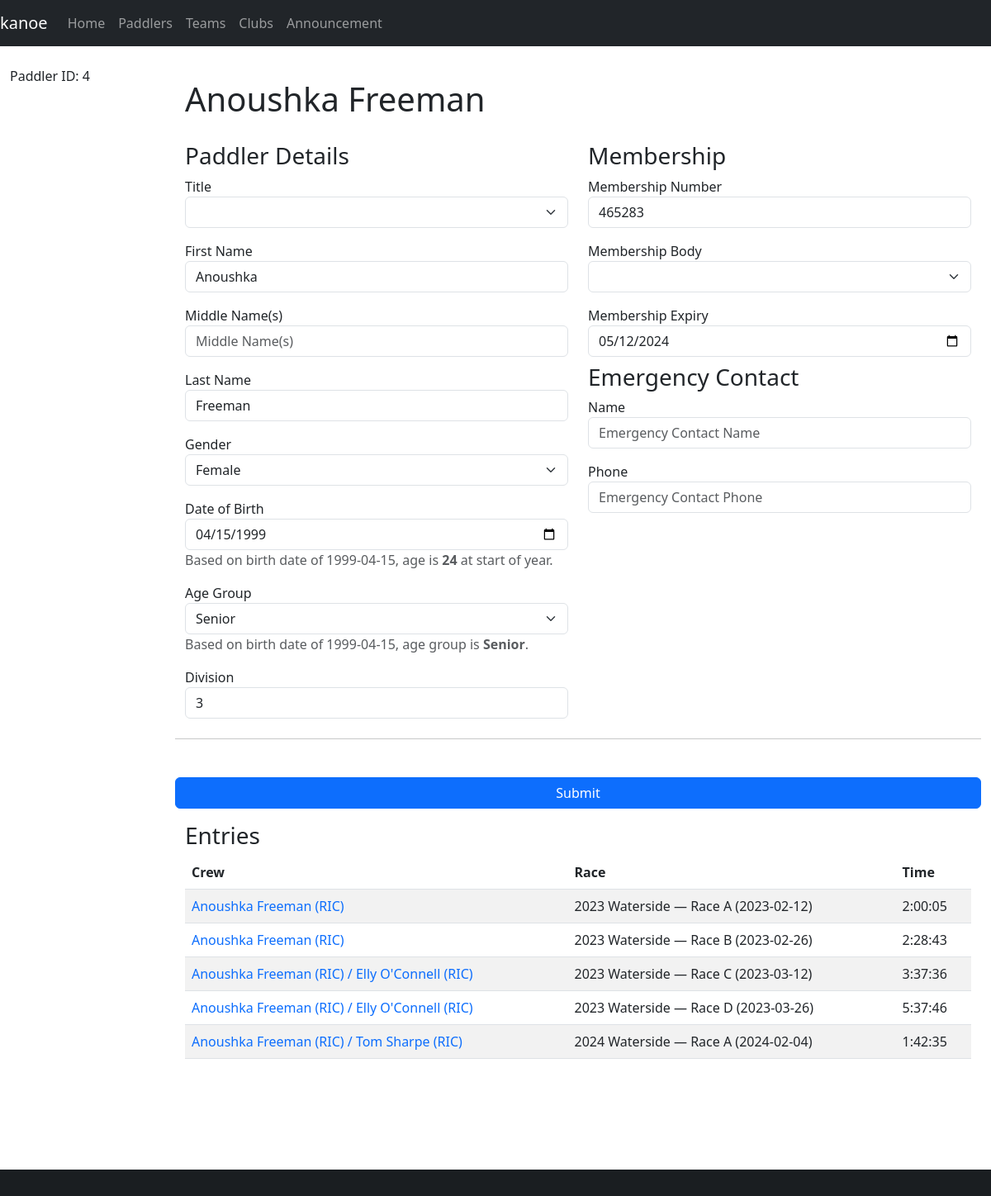
/paddler/4, run on an earlier commit of the app's database.
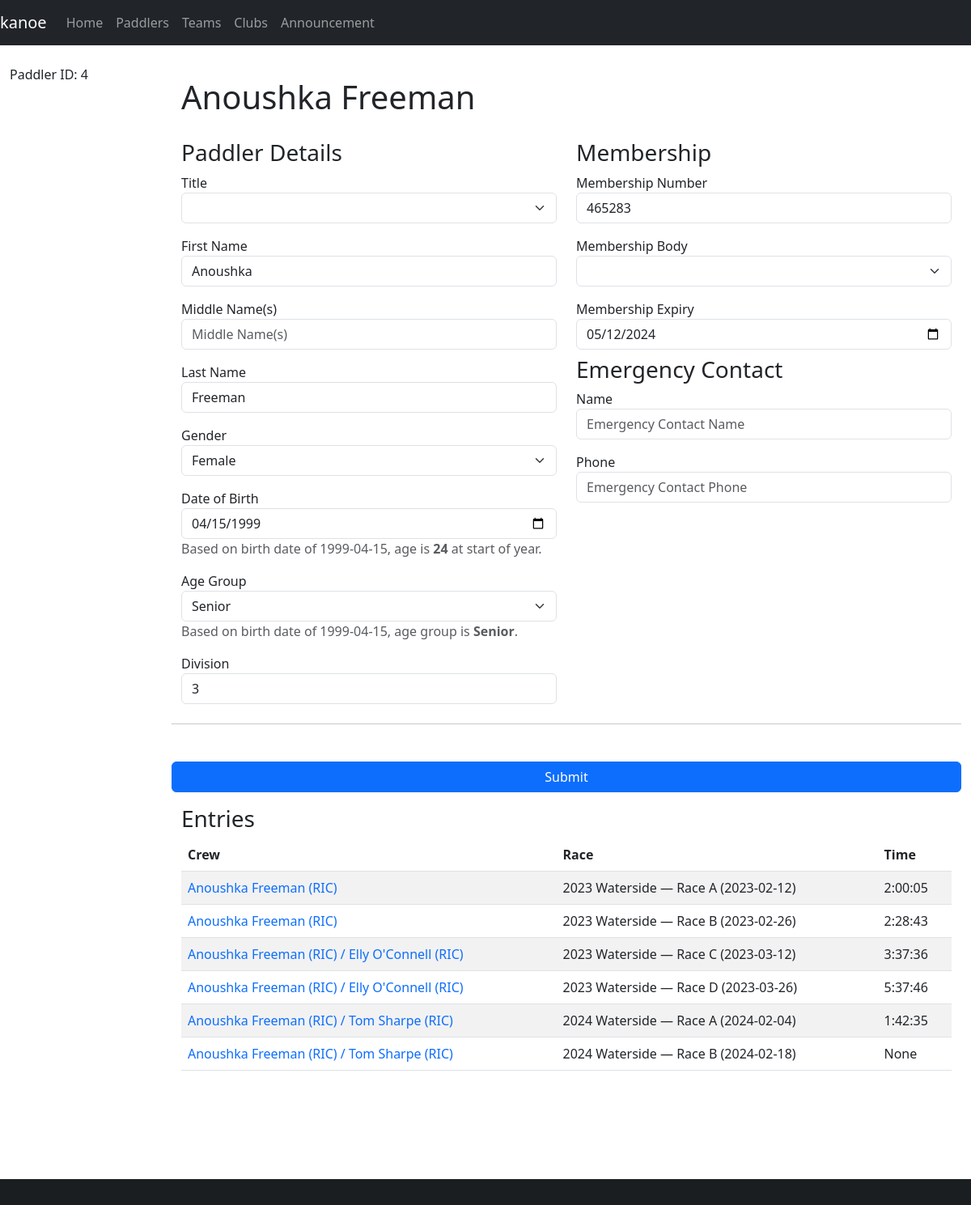
And on a later commit of the database.
### database/database/paddler.py (models this page shows, shortened)
class Paddler(Base):
    __tablename__ = "paddler"
    id = Column(Integer, primary_key=True)
    membership_number = Column(Integer)
    membership_expiry = Column(Date)
    membership_body_id = Column(Integer, ForeignKey(MembershipBody.id))
    division = Column(Integer)
    title = Column(String)
    first = Column(String)
    middle = Column(String)
    last = Column(String)
    gender = Column(String(1))
    suffix = Column(String)
    dob = Column(Date)
    address = Column(String)
    email = Column(String)
    phone = Column(String)
    emergency_name = Column(String)
    emergency_phone = Column(String)
    age_group_id = Column(Integer, ForeignKey(AgeGroup.id), index=True)
    age_group = relationship(AgeGroup, backref="paddlers", lazy="joined")
    membership_body = relationship(MembershipBody, backref="paddlers", lazy="joined")
    @hybrid_property
    def name(self):
        return combine_names(self.first, self.middle, self.last)
    def __repr__(self):
        return f"Paddler(id={self.id}, name='{self.name}', division={self.division or '?'})"
    @property
    def age(self):
        newyear = date(date.today().year, 1, 1)
        age = newyear.year - self.dob.year
        if (self.dob.month, self.dob.day) > (newyear.month, newyear.day):
            age -= 1
        return age
    @property
    def age_group_calculated(self):
        age = self.age
        if not age:
            return None
        elif age < 19:
            return "Junior"
        elif age >= 50:
            return "Master"
        elif age >= 35:
            return "Veteran"
        else:
            return "Senior"

### database/database/age_group.py (models this page shows, shortened)
class AgeGroup(Base):
    __tablename__ = "age_group"
    id = Column(Integer, primary_key=True)
    label = Column(String)
    def __str__(self):
        return self.label

### database/database/crew.py (models this page shows)
class Crew(Base):
    __tablename__ = "crew"
    id = Column(Integer, primary_key=True)
    paddler_id = Column(Integer, ForeignKey(Paddler.id), index=True)
    club_id = Column(String(3), ForeignKey(Club.id), index=True)
    entry_id = Column(Integer, ForeignKey(Entry.id), index=True)
    team_id = Column(Integer, ForeignKey(Team.id), index=True)
    services = Column(Boolean, server_default=expression.false())
    due = Column(Numeric)
    paid = Column(Numeric)
    team = relationship(Team, backref="crews", lazy="joined")
    paddler = relationship(Paddler, backref="crews", lazy="joined")
    club = relationship("Club", backref="crews", lazy="joined")
    entry = relationship(Entry, lazy="joined", overlaps="crews")
    def __repr__(self):
        club_id = f"{self.club.id}" if self.club else "None"
        entry_id = f"{self.entry.id}" if self.entry else "None"
        return f"Crew(id={self.id}, name='{self.paddler.name}', club_id={club_id}, entry_id={entry_id})"
    def __str__(self):
        club = f" ({self.club.code})" if self.club else ""
        return f"{self.paddler.name}{club}"

### database/database/club.py (models this page shows, shortened)
class Club(Base):
    __tablename__ = "club"
    id = Column(Integer, primary_key=True)
    name = Column(String)
    code_regex = Column(String())
    services = Column(Boolean, server_default=expression.false())
    @property
    def code(self):
        return self.code_regex.split("|")[0]

### database/database/race.py (models this page shows, shortened)
class Race(Base):
    __tablename__ = "race"
    __table_args__ = (UniqueConstraint("name", "date", name="uq_race_name_date"),)
    id = Column(Integer, primary_key=True)
    name = Column(String, nullable=False)
    date = Column(Date, nullable=False)
    series_id = Column(Integer, ForeignKey(Series.id), index=True)
    time_min_start = Column(String)
    time_max_start = Column(String)
    time_min_finish = Column(String)
    time_max_finish = Column(String)
    time_adjustment = Column(Integer)
    series = relationship(Series, backref="races", lazy="joined")
    def __str__(self):
        return "%s (%s)" % (self.name, self.date)

### database/database/entry.py (models this page shows, shortened)
class Entry(Base):
    __tablename__ = "entry"
    id = Column(Integer, primary_key=True)
    race_id = Column(Integer, ForeignKey(Race.id), index=True)
    category_id = Column(Integer, ForeignKey(Category.id), index=True)
    boat_type = Column(boat_type, index=True)
    entry_number = Column(Integer)
    series_id = Column(Integer, ForeignKey(Series.id), index=True)
    time_start = Column(String)
    time_finish = Column(String)
    time_adjustment = Column(Integer)
    registered = Column(Boolean, default=False, nullable=False)
    retired = Column(Boolean, default=False, nullable=False)
    scratched = Column(Boolean, default=False, nullable=False)
    disqualified = Column(Boolean, default=False, nullable=False)
    note = Column(Text)
    category = relationship(Category, backref="entries", lazy="joined")
    race = relationship(Race, backref="entries", lazy="joined")
    race_number = relationship("Number", secondary="number_entry", uselist=False)
    crews = relationship("Crew", lazy="joined", order_by="Crew.paddler_id")
    def __str__(self):
        names = sorted([str(crew) for crew in self.crews])
        return " / ".join(names)
    @property
    def time(self):
        if self.time_start and self.time_finish:
            time_start = datetime.datetime.strptime(self.time_start, "%H:%M:%S")
            time_finish = datetime.datetime.strptime(self.time_finish, "%H:%M:%S")
            return (
                time_finish
                - time_start
                + datetime.timedelta(seconds=(self.time_adjustment or 0))
            )
        else:
            return None

### paddle/views/paddler.py (the view, shortened to what this page needs)
@blueprint.route("/paddler/<paddler_id>", methods=("GET", "POST"))
@blueprint.route("/paddler/", defaults={"paddler_id": None}, methods=("GET", "POST"))
@login_required
def paddler(paddler_id):
    if paddler_id:
        paddler = session.get(db.Paddler, paddler_id)
    else:
        paddler = None
    age_groups = session.query(db.AgeGroup).all()
    membership_bodies = session.query(db.MembershipBody).all()
    if paddler:
        logging.debug(f"* {repr(paddler)}")
        logging.debug("  Crews:")
        for crew in paddler.crews:
            logging.debug(f"    - {repr(crew)}")
    return render_template(
        "paddler.j2",
        paddler=paddler,
        age_groups=age_groups,
        membership_bodies=membership_bodies,
    )

### database/database/paddler.py (called while the page is built)
def combine_names(first, middle, last):
    name = [first, middle, last]
    name = list(filter(lambda item: item is not None, name))
    name = " ".join(name)
    name = name.strip()
    return name

### paddle/templates/paddler.j2 (shortened to what this page needs)
{% extends "base-fluid.j2" %}
{% from "macros.j2" import find_value %}
{% block content %}
<h1>{% if paddler.name %}{{ paddler.name }}{% else %}New Paddler{% endif %}</h1>
<form method="post">
    <div class="row">
        <div class="col-sm-6">
            <h3>Paddler Details</h3>
            <div class="mb-3">
                <label for="title">Title</label>
                <select class="form-select" class="form-control" id="title" name="title">
                    <option value=""></option>
                    <option {% if paddler.title=="Mr" %}selected {% endif %}value="Mr">Mr</option>
                </select>
            </div>
            <div class="mb-3">
                <label for="first">First Name</label>
                <input type="text" class="form-control" id="first" name="first" placeholder="First Name"
                    value="{{ find_value(request.form['first'], paddler.first) }}">
            </div>
            <div class="mb-3">
                <label for="middle">Middle Name(s)</label>
                <input type="text" class="form-control" id="middle" name="middle" placeholder="Middle Name(s)"
                    value="{{ find_value(request.form['middle'], paddler.middle) }}">
            </div>
            <div class="mb-3">
                <label for="last">Last Name</label>
                <input type="text" class="form-control" id="last" name="last" placeholder="Last Name"
                    value="{{ find_value(request.form['last'], paddler.last) }}">
            </div>
            <div class="mb-3">
                <label for="last">Gender</label>
                <select class="form-select form-select" name="gender">
                    <option value="F" {% if paddler.gender=="F" %}selected{% endif %}>Female</option>
                </select>
            </div>
            <div class="mb-3">
                <label for="dob">Date of Birth</label>
                <input id="dob" name="dob" class="form-control" type="date"
                    value="{{ find_value(request.form['dob'], paddler.dob) }}">
                {% if paddler.dob %}
                <p class="text-muted">Based on birth date of {{ paddler.dob }}, age is <strong>{{ paddler.age }}</strong> at start of year.</p>
                {% endif %}
            </div>
            <div class="mb-3">
                <label>Age Group</label>
                <select class="form-select form-select{% if not paddler.age_group or paddler.age_group|string != paddler.age_group_calculated %} is-invalid{% endif %}" name="age_group_id">
                    {% for age_group in age_groups %}
                    <option value="{{ age_group.id }}" {% if paddler.age_group_id==age_group.id %}selected{% endif %}>
                        {{ age_group.label }}
                    </option>
                    {% endfor %}
                </select>
                {% if paddler.dob %}
                <p class="text-muted">Based on birth date of {{ paddler.dob }}, age group is <strong>{{ paddler.age_group_calculated }}</strong>.</p>
                {% endif %}
            </div>
            <div>
                <label for="division">Division</label>
                <input type="number" class="form-control" id="division" name="division" min="1" max="9"
                    value="{{ find_value(request.form['division'], paddler.division) }}">
            </div>
        </div>
        <div class="col-sm-6">
            <h3>Membership</h3>
            <div class="mb-3">
                <label for="membership_number">Membership Number</label>
                <input type="text" class="form-control" id="membership_number" name="membership_number" placeholder="Membership Number"
                    value="{{ find_value(request.form['membership_number'], paddler.membership_number) }}">
            </div>
            <div class="mb-3">
                <label for="membership_body">Membership Body</label>
                <select class="form-select" class="form-control" name="membership_body_id">
                    <option value=""></option>
                    {% for membership_body in membership_bodies %}
                    <option {% if paddler.membership_body_id==membership_body.id %}selected {% endif %} value={{ membership_body.id }}>{{ membership_body.acronym }} ({{ membership_body.name }})</option>
                    {% endfor %}
                </select>
            </div>
            <div>
                <label for="bcu_expiry">Membership Expiry</label>
                <input type="date" class="form-control" id="membership_expiry" name="membership_expiry"
                    value="{{ find_value(request.form['membership_expiry'], paddler.membership_expiry) }}">
            </div>
            <h3 class="mt-2">Emergency Contact</h3>
            <div class="mb-3">
                <label for="emergency_name">Name</label>
                <input type="text" class="form-control" id="emergency_name" name="emergency_name"
                    placeholder="Emergency Contact Name"
                    value="{{ find_value(request.form['emergency_name'], paddler.emergency_name) }}">
            </div>
            <div>
                <label for="emergency_phone">Phone</label>
                <input type="text" class="form-control" id="emergency_phone" name="emergency_phone"
                    placeholder="Emergency Contact Phone"
                    value="{{ find_value(request.form['emergency_phone'], paddler.emergency_phone) }}">
            </div>
        </div>
        <hr class="my-4">
        <button type="submit" class="btn btn-primary">Submit</button>
    </div>
</form>
<h3 class="mt-3">Entries</h3>
<table class="table table-striped">
    <thead>
        <tr>
            <th>Crew</th>
            <th>Race</th>
            <th>Time</th>
        </tr>
    </thead>
    <tbody>
    {% for crew in paddler.crews %}
        <tr>
            <td>
                <a href="{{ url_for('kanoe.entry', entry_id=crew.entry.id) }}">{{ crew.entry }}</a>
            </td>
            <td>
                {{ crew.entry.race }}
            </td>
            <td>
                {{ crew.entry.time }}
            </td>
        </tr>
    {% endfor %}
    </tbody>
</table>
{% endblock %}
{% block sidebar %}
{% include 'sidebar-paddler.j2' %}
{% endblock %}

### paddle/templates/base-fluid.j2 (shortened to what this page needs)
{% import 'common/colour.j2' as colour %}
<!doctype html>
<html lang="en">
<head>
    {% block head %}
    {% include 'common/load-css.j2' %}
    {% endblock %}
</head>
<body>
    <header>
        {% include 'common/navbar.j2' %}
    </header>
    <div class="container-fluid">
        <div class="row">
            <nav class="col-md-2 d-none d-md-block sidebar">
                <div class="sidebar-sticky">
                    {% block sidebar %}
                    {% endblock %}
                </div>
            </nav>
            <main role="main" class="col-md-9 ml-sm-auto col-lg-10 pt-3 px-4">
                {% block content %}
                {% endblock %}
            </main>
        </div>
    </div>
    <footer>
        {% include 'common/footer.j2' %}
    </footer>
</body>
</html>

### paddle/templates/macros.j2 (shortened to what this page needs)
{% macro find_value(form, variable) -%}
{% if form %}{{ form }}{% else %}{% if variable and variable is not none %}{{ variable }}{% endif %}{%
endif %}
{%- endmacro -%}

### paddle/templates/common/load-css.j2
<link rel="stylesheet" type="text/css" href="/css/bootstrap-5.3.0.min.css">
<link rel="stylesheet" type="text/css" href="/css/styles.css">
{% include 'common/load-css-font-awesome.j2' %}

### paddle/templates/common/load-css-font-awesome.j2
<link rel="stylesheet" type="text/css" href="/css/font-awesome-all-6.2.0.min.css">

### paddle/templates/common/navbar.j2 (shortened to what this page needs)
<nav class="navbar navbar-expand-md navbar-dark fixed-top bg-dark">
    <a class="navbar-brand" href="{{ url_for('kanoe.races') }}">kanoe</a>
    <div class="collapse navbar-collapse" id="navbarsExampleDefault">
        <ul class="navbar-nav mr-auto">
            <li class="nav-item active">
                <a class="nav-link" href="{{ url_for('kanoe.races') }}">Home</a>
            </li>
            {% if session["user"] or config['LOGIN_DISABLED'] %}
            <li class="nav-item active">
                <a class="nav-link" href="{{ url_for('kanoe.paddlers') }}">Paddlers</a>
            </li>
            <li class="nav-item active">
                <a class="nav-link" href="{{ url_for('kanoe.teams') }}">Teams</a>
            </li>
            <li class="nav-item active">
                <a class="nav-link" href="{{ url_for('kanoe.clubs') }}">Clubs</a>
            </li>
            <li class="nav-item active">
                <a class="nav-link" href="{{ url_for('kanoe.announcement') }}">Announcement</a>
            </li>
            {% endif %}
        </ul>
    </div>
</nav>

### paddle/templates/sidebar-paddler.j2 (shortened to what this page needs)
{% if paddler %}
<p>Paddler ID: {{ paddler.id }}</p>
{% endif %}

### paddle/templates/common/footer.j2
<div class="footer fixed-bottom mt-auto bg-dark text-center text-white">
  <div class="text-center p-3" style="background-color: rgba(0, 0, 0, 0.2);">
  </div>
</div>

### paddle/static/css/styles.css (style rules this page uses)
:root { --colour-yellow: #fed00c; --colour-yellow-muted: #ffe269; }
body { padding-top: 60px; }
main { margin-bottom: 100px }
.row > * { margin-top: 20px; }
footer { margin-top: 50px }
hr { height: 3px !important; }
a { text-decoration: none; }

What changed in the data, as far as the page shows it:
added Crew: entry "Anoushka Freeman (RIC) / Tom Sharpe (RIC)", entry.race "2024 Waterside — Race B (2024-02-18)", entry.time "None"
